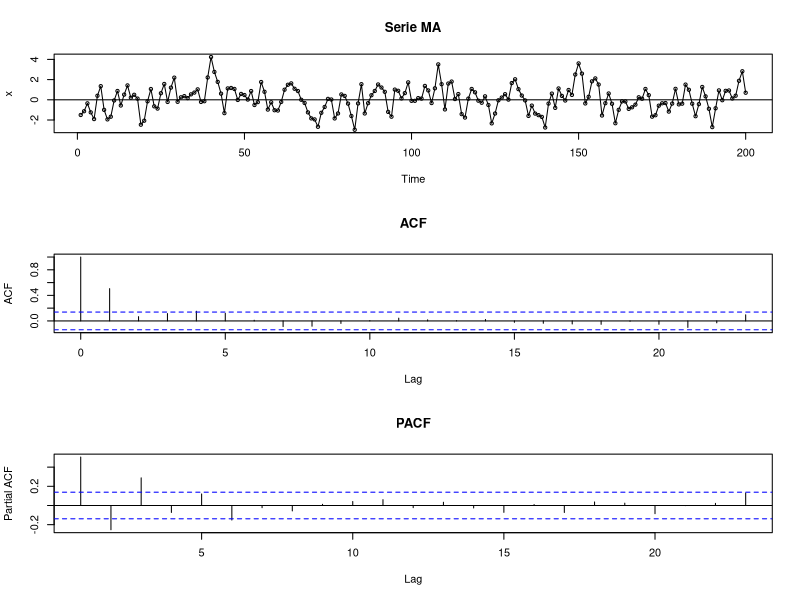
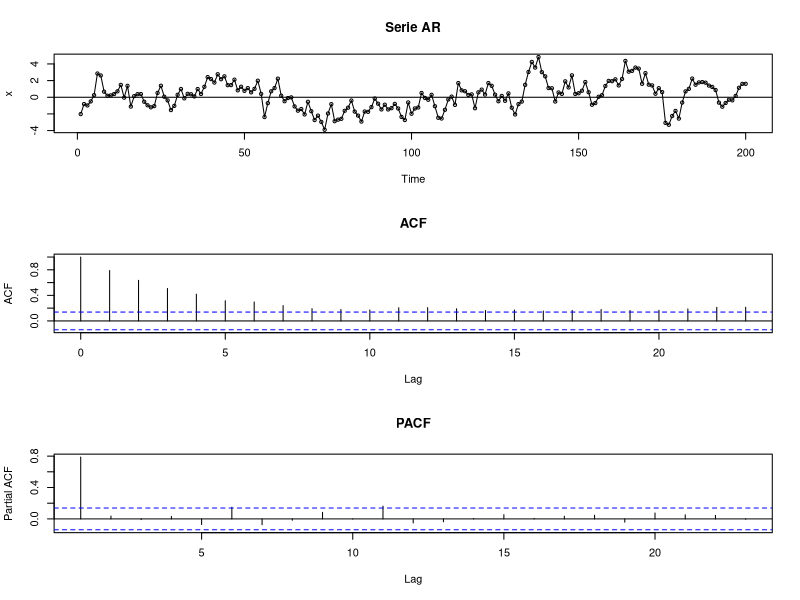
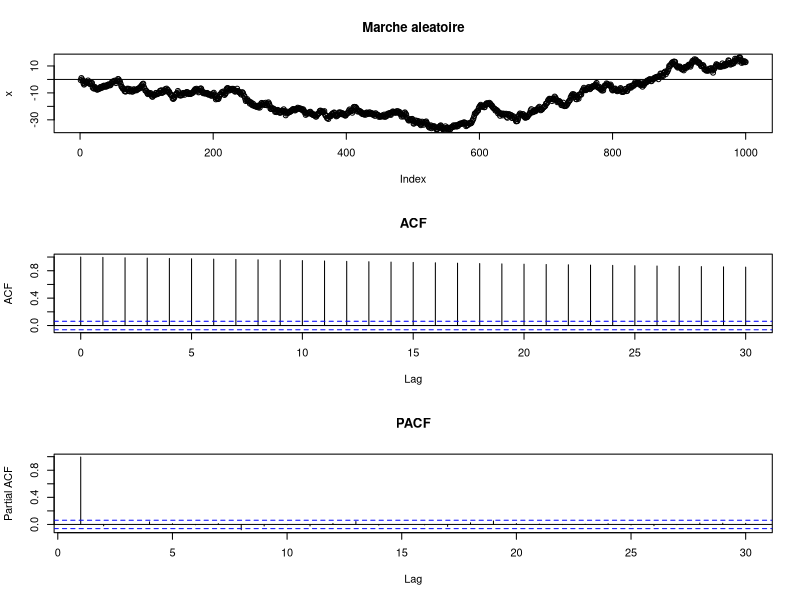
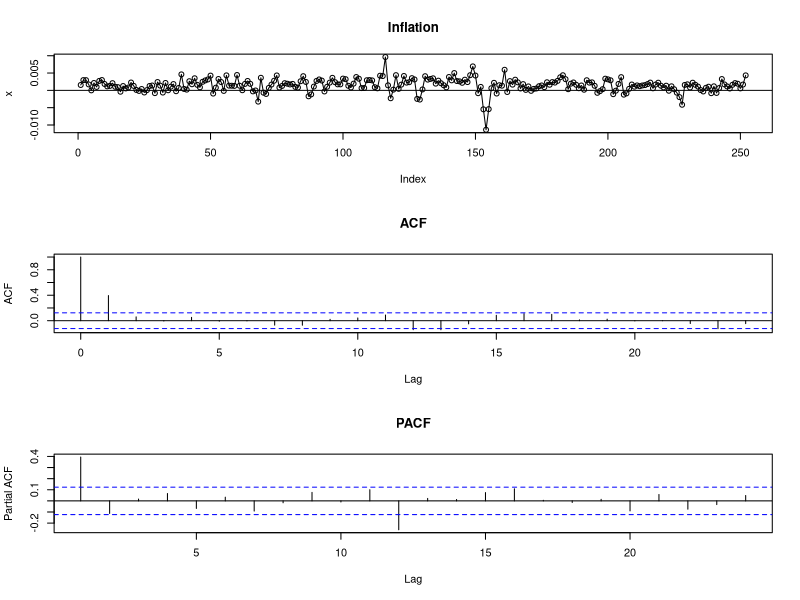
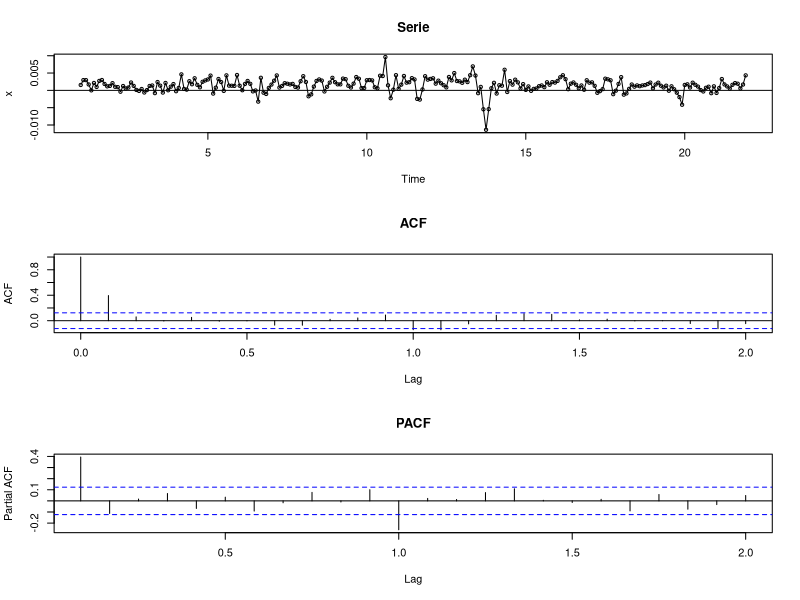

R code for these plots, in order:
plot_series <- function (x, name="Serie"){
  par(mfrow=c(3,1))
  plot(x, type='o', main=name)
  abline(h=0)
  acf(x, main="ACF")
  pacf(x, main="PACF")
}

# MA1
theta1 <- 0.8
MA1 <-arima.sim(n=200, list(ma=c(theta1)))
plot_series(MA1, "Serie MA")

# AR1
phi1 <- 0.8
AR1<-arima.sim(n=200, list(ar=c(phi1)))
plot_series(AR1, "Serie AR")

# Random walk
RW <- cumsum(rnorm(n=1000, sd=1))
plot_series(RW, "Marche aleatoire")


# Partie B
# Question 2
df = read.csv("cpi_2017.csv", header=T, sep = ";")
I = df$Etats.Unis
inflation = diff(log(I))
plot_series(inflation, name="Inflation")

# Question 3
plot_series(ts(inflation, frequency=12))
